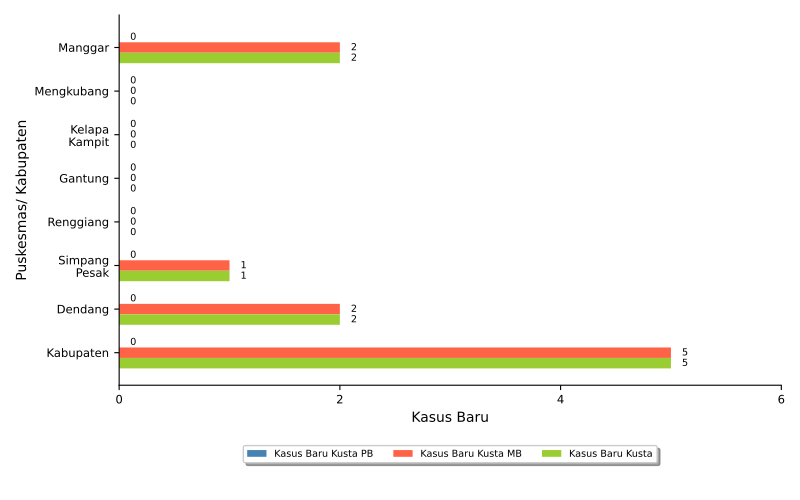

The Python source for this figure:
import numpy as np
import matplotlib.pyplot as plt
import pandas
from textwrap import wrap
from matplotlib.ticker import FuncFormatter
import locale
locale.setlocale(locale.LC_ALL, 'id_ID.UTF8')

import sys, os, inspect
currentdir = os.path.dirname(os.path.abspath(inspect.getfile(inspect.currentframe())))
parentdir = os.path.dirname(currentdir)
sys.path.insert(0, parentdir)

berkasData = currentdir +'\\bab_06_06a_dataKasusBaruKusta.csv'
berkasSimpan = currentdir +'\\bab_06_06a_kasusBaruKusta.pdf'
# judulDiagram = 'Kasus Baru Kusta\nTahun 2022'
sumbuX = 'Kasus Baru'
sumbuY = 'Puskesmas\ Kabupaten'
tickerSumbuX = np.arange(0,5,2)
labelBar1 = 'Kasus Baru Kusta PB'
labelBar2 = 'Kasus Baru Kusta MB'
labelBar3 = 'Kasus Baru Kusta'

# read data file
colnames = ['puskesmas','PBbaru','MBbaru','KustaBaru']
data = pandas.read_csv(berkasData, names=colnames, sep=';')
puskesmas = data.puskesmas.tolist()
bar1 = data.PBbaru.tolist()
bar2 = data.MBbaru.tolist()
bar3 = data.KustaBaru.tolist()

ind = np.arange(len(puskesmas))  # the x locations for the groups
width = 0.24       # the width of the bars
widthDL = 0.1      # spacing for data labels

# make horizontal bars
fig, ax = plt.subplots()
rects1 = ax.barh(ind, bar1, width, color='steelblue', label = labelBar1)
rects2 = ax.barh(ind + width, bar2, width, color='tomato', label = labelBar2)
rects3 = ax.barh(ind + 2*width, bar3, width, color='yellowgreen', label = labelBar3)

# add some text for labels, title and axes ticks
# ax.set_title(judulDiagram)
ax.set_xticks(tickerSumbuX)
ax.set_xlabel(sumbuX)
ax.xaxis.set_major_formatter(FuncFormatter(lambda x, pos: "{:n}".format(x)))

ax.set_yticks(ind+width)
ax.set_yticklabels(list([ '\n'.join(wrap(l, 10)) for l in puskesmas ]))
ax.invert_yaxis()
ax.set_ylabel(sumbuY)

ax.tick_params(axis='both', which='major', labelsize='small')
ax.tick_params(axis='y')
ax.spines['top'].set_visible(False)
ax.spines['right'].set_visible(False)
# ax.spines['left'].set_visible(False)

# make legend box
box = ax.get_position()
ax.set_position([box.x0, box.y0 + box.height * 0.1, box.width, box.height * 0.9])
ax.legend(fontsize='x-small', loc='upper center', bbox_to_anchor=(0.5, -0.15), fancybox=True, shadow=True, ncol=3)

# add data label
for i, v in enumerate(bar1):
    ax.text(v + widthDL, i, '{:n}'.format(v), ha='left', va='center', fontsize='x-small')
for i, v in enumerate(bar2):
    ax.text(v + widthDL, i + width, '{:n}'.format(v), ha='left', va='center', fontsize='x-small')
for i, v in enumerate(bar3):
    ax.text(v + widthDL, i + 2*width, '{:n}'.format(v), ha='left', va='center', fontsize='x-small')

# finishing
pyrfig = plt.figure(1)
pyrfig.set_figwidth(8)
pyrfig.set_figheight(5)
# tight_layout to make consistent size
# adjust subplot to make room for legend
fig.subplots_adjust(bottom=-0.15)
plt.tight_layout()
plt.savefig(berkasSimpan)
plt.close(pyrfig)
# plt.show()
